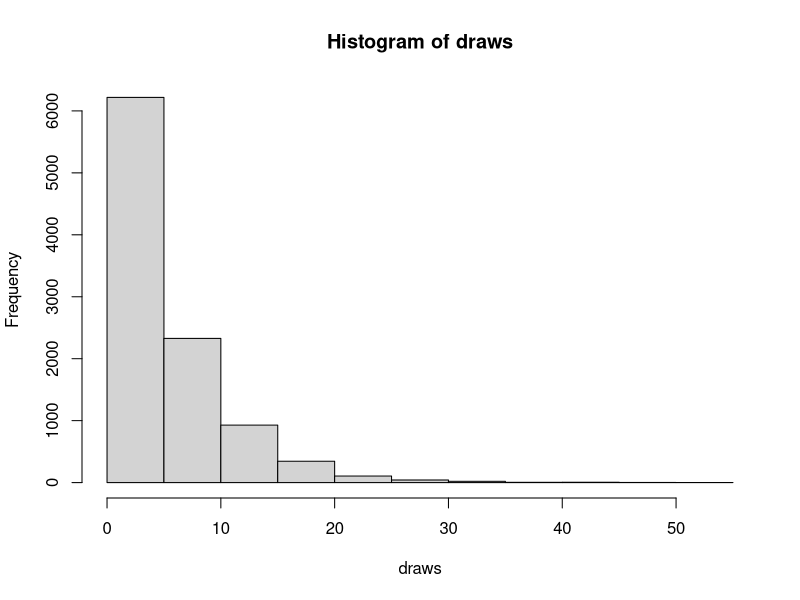
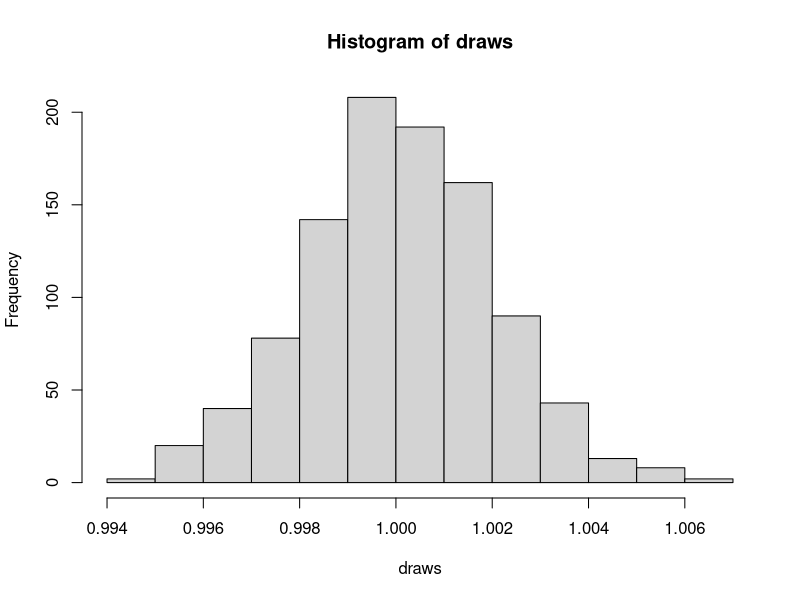

Here is the R script that generated these plots, in order:
## ---- chunk 1
    example <- 1.0
    example
## ---- chunk 2
knitr::opts_chunk$set(root.dir = "~/tutorials/tutorial_structure/")
knitr::opts_chunk$set(engine.pat="~/software/rb")
## ---- chunk 3
library(ggplot2)
draws <- rexp(10000, .2)
hist(draws)
## ---- chunk 4
library(ggplot2)
alpha_morpho <- runif(1, 0, 1E6 )

draws <- rgamma(1000, shape = alpha_morpho, rate = alpha_morpho)
hist(draws)
